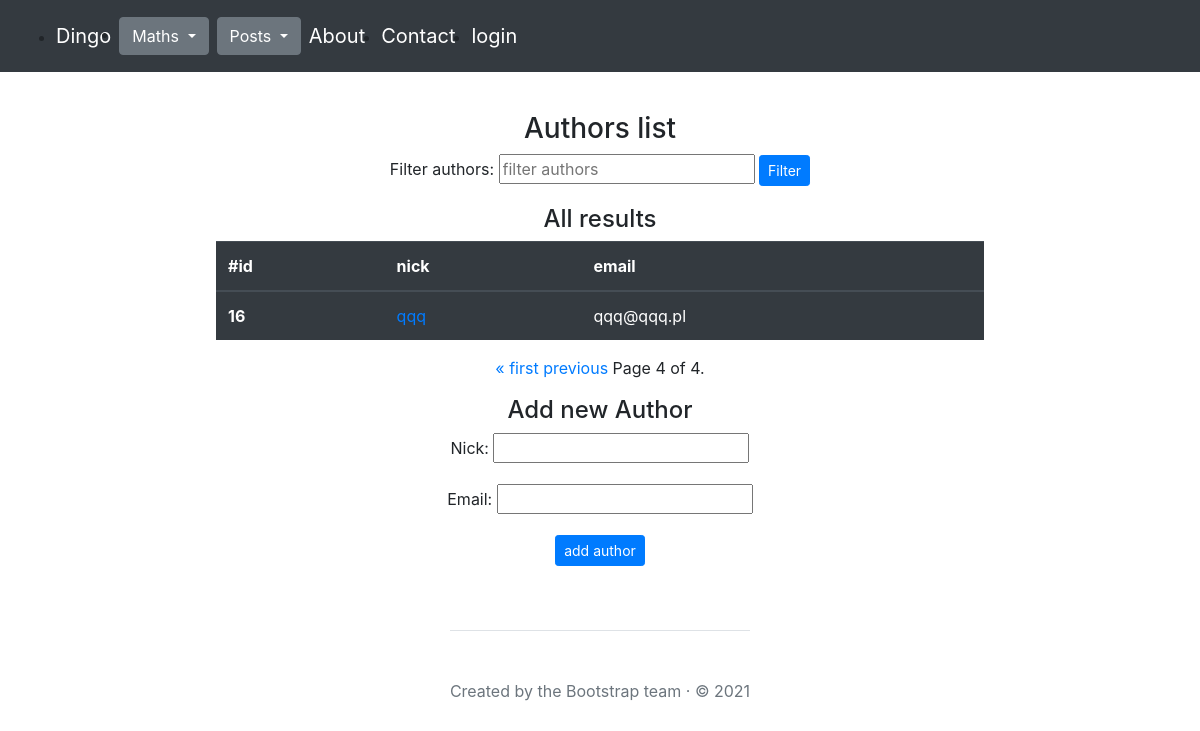
Page /posts/authors/?page=5 on the earlier database version.
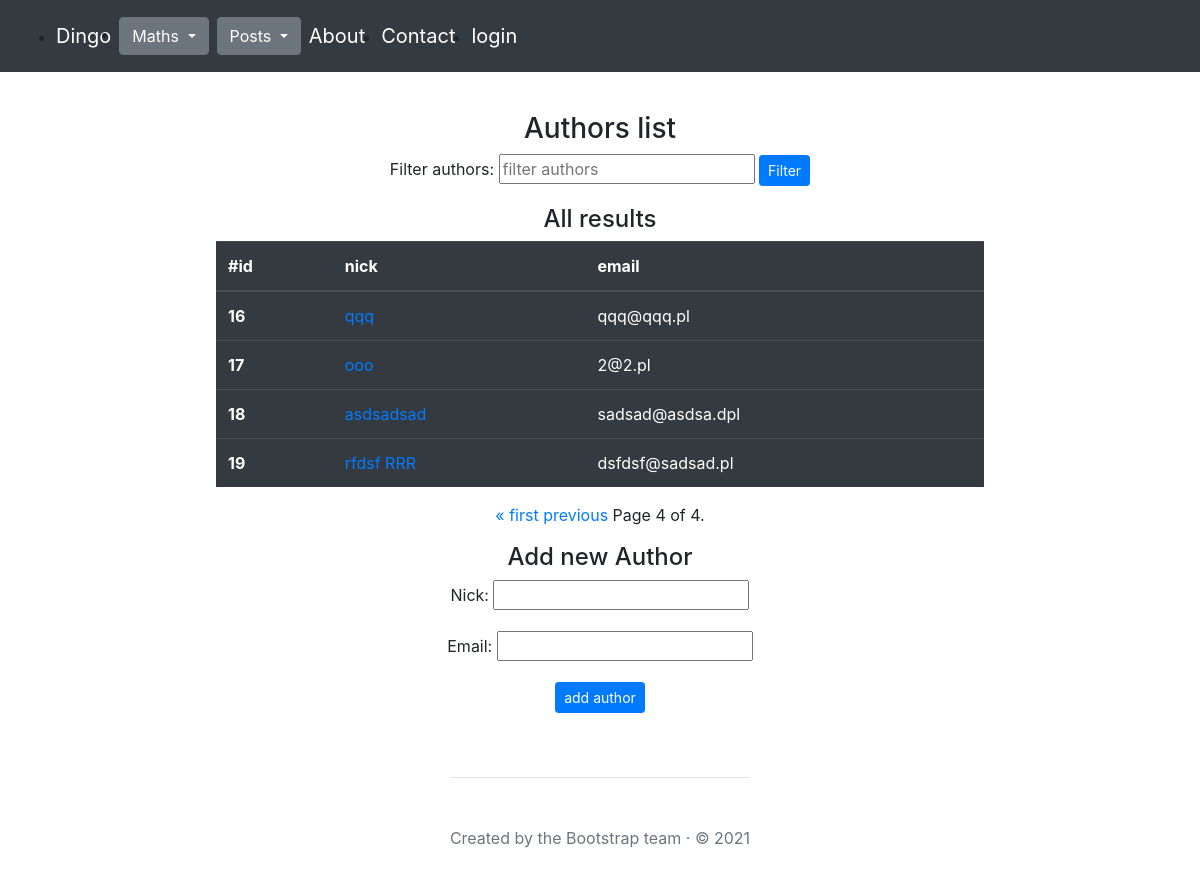
Same page on the later database version.
### posts/models.py (models this page shows, shortened)
class Author(models.Model):
    nick = models.CharField(max_length=30, null=False, unique=True)
    email = models.EmailField(null=False, unique=True)

### posts/views.py (the view)
# urls.py: path('authors/', authors_list, name="authors"),
def authors_list(request):
    page_number = request.GET.get('page')
    author_filter = request.GET.get('filter')
    if request.method == "POST":
        form = AuthorForm(request.POST)
        if form.is_valid():
            form.save()
            messages.success(request, "Author added successfully")
            return redirect('posts:authors')
        else:
            if '__all__' in form.errors:
                error_message = form.errors['__all__']
            else:
                error_message = "Something went wrong"
            messages.error(request, error_message)
    else:
        form = AuthorForm()
    if author_filter:
        authors = Author.objects.filter(nick__icontains=author_filter)
    else:
        authors = Author.objects.all()
    paginator = Paginator(authors, 5)
    authors = paginator.get_page(page_number)
    return render(
        request=request,
        template_name="posts/authors.html",
        context={"authors": authors,
                 "form": form,
                 "author_filter": author_filter,
                 }
    )

### posts/forms.py (shortened to what this page needs)
class AuthorForm(forms.ModelForm):
    class Meta:
        model = Author
        fields = ['nick', 'email']

### posts/templates/posts/authors.html (shortened to what this page needs)
{% extends "main.html" %}
{% block content %}
<div class="mt-3 d-flex flex-column align-items-center justify-content-center">
    <h3>Authors list</h3>
    <form method="get" action="{% url 'posts:authors' %}">
        <label for="filter">Filter authors:</label>
        <input type="text" id="filter" name="filter" placeholder="filter authors">
        <button class="btn btn-sm btn-primary" type="submit">Filter</button>
    </form>
        {% if author_filter %}
            <h4 class="mt-3">Filtered by query: {{ author_filter }}</h4>
        {% else %}
            <h4 class="mt-3">All results</h4>
        {% endif %}
    {% if authors %}
    <div class="table-responsive">
        <table class="table table-dark">
          <thead>
            <tr>
              <th scope="col">#id</th>
              <th scope="col">nick</th>
              <th scope="col">email</th>
            </tr>
          </thead>
          <tbody>
            {% for author in authors %}
            <tr>
                <th scope="row">{{ author.id }}</a></th>
                <td><a href="{% url 'posts:authordetails' author.id %}">{{ author.nick }}</a></td>
                <td>{{ author.email }}</td>
              </tr>
            {% endfor %}
            </tbody>
        </table>
      </div>
      {% else %}
    <h4>No results</h4>
      {% endif %}
    <div class="pagination">
        <span class="step-links">
            {% if authors.has_previous %}
                <a href="?page=1">« first</a>
                <a href="?page={{ authors.previous_page_number }}">previous</a>
            {% endif %}
            <span class="current">
                Page {{ authors.number }} of {{ authors.paginator.num_pages }}.
            </span>
        </span>
    </div>
    {% if not author_filter %}
    <h4 class="mt-3">Add new Author</h4>
    <form method="post" class="d-flex flex-column align-items-center justify-content-center">
        {{ form.as_p }}
        <input class="btn btn-sm btn-primary" type="submit" value="add author">
    </form>
    {% endif %}
</div>
{% endblock %}

Differences in the rows shown:
added Author: id "17", nick "ooo", email "2@2.pl"
added Author: id "18", nick "asdsadsad", email "sadsad@asdsa.dpl"
added Author: id "19", nick "rfdsf RRR", email "dsfdsf@sadsad.pl"
